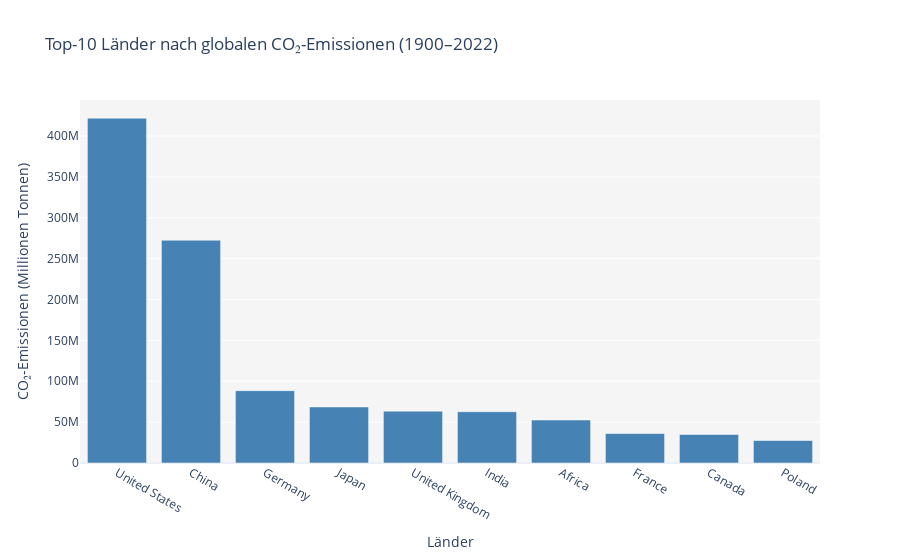

Notebook cell for this chart:
### Code cell
# 3. Wer verursacht das meiste CO2? (Regionalen Unterschiede)
# 3.1 Welche Länder tragen am meisten zu den globalen Emissionen bei?

import plotly.graph_objects as go
import pandas as pd

# Gruppierung nach Ländern und Summierung der CO₂-Emissionen
country_emissions = df.groupby('country')['co2'].sum().reset_index()

# Sortieren der Länder nach den höchsten CO₂-Emissionen
top_countries = country_emissions.sort_values(by='co2', ascending=False).head(10)

# Visualisierung mit Plotly Graph Objects
fig = go.Figure()

# Hinzufügen der Balken
fig.add_trace(go.Bar(
    x=top_countries['country'],
    y=top_countries['co2'],
    marker_color='steelblue',
))

# Layout-Anpassungen
fig.update_layout(
    title='Top-10 Länder nach globalen CO₂-Emissionen (1900–2022)',
    xaxis_title='Länder',
    yaxis=dict(title='CO₂-Emissionen (Millionen Tonnen)', showgrid=True, gridcolor='rgba(255, 255, 255, 1)'),
    xaxis_tickangle=30,
    template='plotly_white',
    plot_bgcolor='rgba(245, 245, 245, 1)'
)

# Anzeige der Visualisierung
fig.show()

### Figure 1 — Plotly figure (JSON) as saved in the notebook; plotly's stock layout.template omitted (floating-point values rounded to 4 significant figures)
{"data": [{"marker": {"color": "steelblue"}, "type": "bar", "x": ["United States", "China", "Germany", "Japan", "United Kingdom", "India", "Africa", "France", "Canada", "Poland"], "y": [421851012, 272531538, 88518197, 68603935, 63447302, 62766949, 52566556, 36103975, 34895599, 27512808]}], "layout": {"plot_bgcolor": "rgba(245, 245, 245, 1)", "title": {"text": "Top-10 Länder nach globalen CO₂-Emissionen (1900–2022)"}, "xaxis": {"tickangle": 30, "title": {"text": "Länder"}}, "yaxis": {"gridcolor": "rgba(255, 255, 255, 1)", "showgrid": true, "title": {"text": "CO₂-Emissionen (Millionen Tonnen)"}}}}
